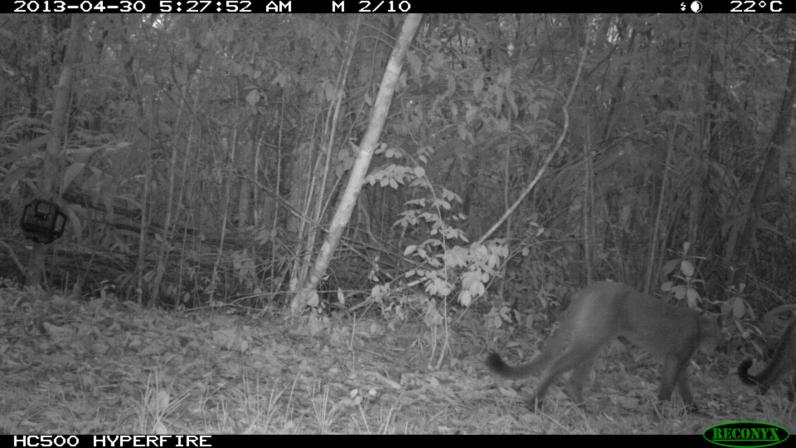
#> input picture data/raw/sample/871352c6-21bc-11ea-a13a-137349068a90.jpg, 796 x 448 px
$ jupyter execute --allow-errors rgb_vis.ipynb   (shell and % lines are left out)
#> lines starting #> are read from the running program, lines starting #| are printed output that depends on the picture
[cell 1]
from PIL import Image, ImageOps
import numpy as np
import matplotlib.pyplot as plt
import cv2

[cell 2]
#input: file names in jpg
#list of class
#list of camera domain
import numpy as np
from PIL import Image
#> (the rest of this cell did not finish here and is left out)

#> (a cell that did not finish here is left out)

#> (a cell that did not finish here is left out)

#> (a cell that did not finish here is left out)

#> (a cell that did not finish here is left out)

#> (a cell that did not finish here is left out)

color distrbution using hist

[cell 8]
# load image
imageObj = cv2.imread("data/raw/sample/8698966c-21bc-11ea-a13a-137349068a90.jpg")
# to avoid grid lines
plt.axis("off")
plt.title("Original Image")
#> (the rest of this cell did not finish here and is left out)

[cell 9]
imageObj = cv2.imread("data/raw/sample/871352c6-21bc-11ea-a13a-137349068a90.jpg")
#> imageObj is the input picture: shape (448, 796, 3); mean B, G, R 87.2, 87.4, 87.2
# to avoid grid lines
plt.axis("off")
plt.title("Original Image")
plt.imshow(cv2.cvtColor(imageObj, cv2.COLOR_BGR2RGB))
plt.show()

# Get RGB data from image
blue_color = cv2.calcHist([imageObj], [0], None, [256], [0, 256])
#> blue_color = 256 values, max 12192 at index 0, min 8 at index 207, mean 1393
red_color = cv2.calcHist([imageObj], [1], None, [256], [0, 256])
#> red_color = 256 values, max 11475 at index 0, min 8 at index 207, mean 1393
green_color = cv2.calcHist([imageObj], [2], None, [256], [0, 256])
#> green_color = 256 values, max 12123 at index 0, min 8 at index 207, mean 1393

# Separate Histograms for each color
plt.subplot(3, 1, 1)
plt.title("histogram of Blue")
plt.hist(blue_color, color="blue")

plt.subplot(3, 1, 2)
plt.title("histogram of Green")
plt.hist(green_color, color="green")

plt.subplot(3, 1, 3)
plt.title("histogram of Red")
plt.hist(red_color, color="red")

# for clear view
plt.tight_layout()
plt.show()
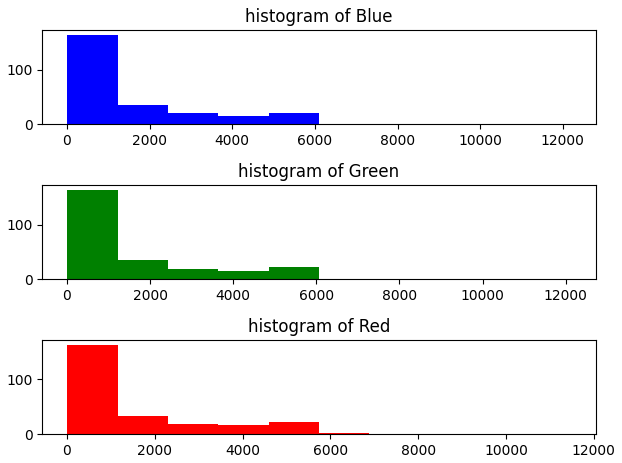
#> figure drawn by matplotlib, 3 panels; panel 1: tallest bar 164 high, from x = 8 to 1226.4; panel 2: tallest bar 164 high, from x = 8 to 1219.5; panel 3: tallest bar 163 high, from x = 8 to 1154.7

# combined histogram
plt.title("Histogram of all RGB Colors")
plt.hist(blue_color, color="blue")
plt.hist(green_color, color="green")
plt.hist(red_color, color="red")
plt.show()
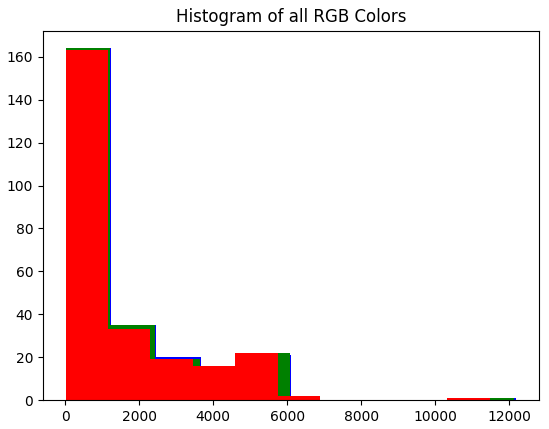
#> figure drawn by matplotlib, 1 panel; tallest bar 164 high, from x = 8 to 1226.4; tallest bar 164 high, from x = 8 to 1219.5; tallest bar 163 high, from x = 8 to 1154.7

$ run again, with data/raw/sample/8825c176-21bc-11ea-a13a-137349068a90.jpg copied over data/raw/sample/871352c6-21bc-11ea-a13a-137349068a90.jpg
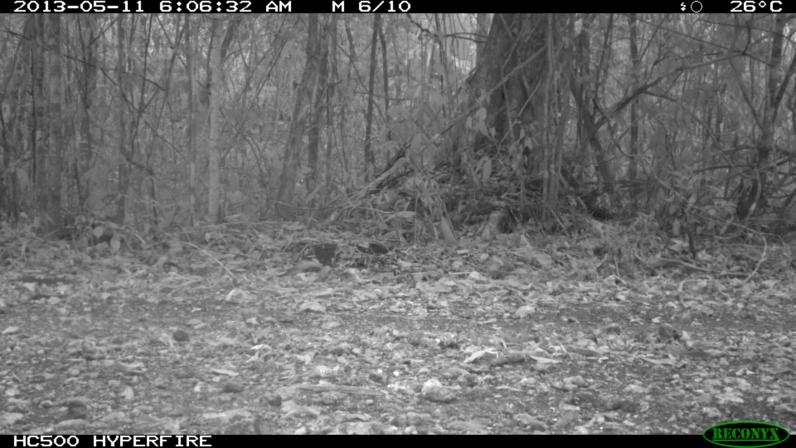
#> input picture data/raw/sample/8825c176-21bc-11ea-a13a-137349068a90.jpg, 796 x 448 px
#> imageObj is the input picture: shape (448, 796, 3); mean B, G, R 110.8, 111, 110.8
#> blue_color = 256 values, max 12169 at index 0, min 24 at index 241, mean 1393
#> red_color = 256 values, max 11440 at index 0, min 24 at index 241, mean 1393
#> green_color = 256 values, max 12089 at index 0, min 24 at index 241, mean 1393
#> `plt.show()`:
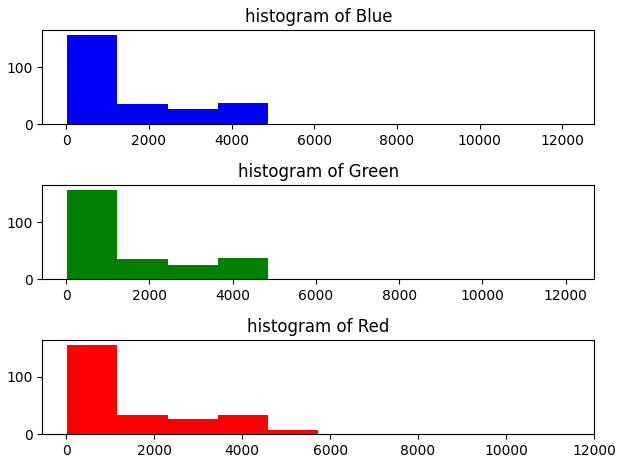
#> figure drawn by matplotlib, 3 panels; panel 1: tallest bar 157 high, from x = 24 to 1238.5; panel 2: tallest bar 157 high, from x = 24 to 1230.5; panel 3: tallest bar 155 high, from x = 24 to 1165.6
#> `plt.show()`:
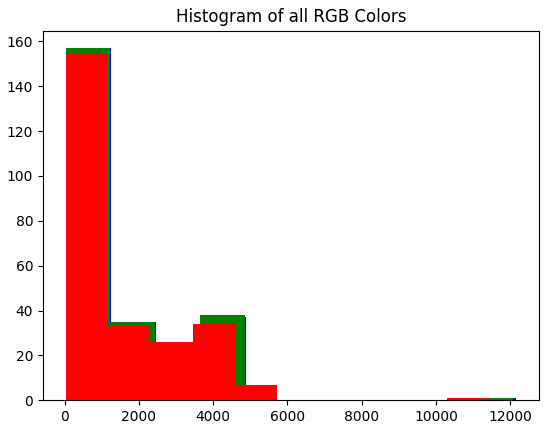
#> figure drawn by matplotlib, 1 panel; tallest bar 157 high, from x = 24 to 1238.5; tallest bar 157 high, from x = 24 to 1230.5; tallest bar 155 high, from x = 24 to 1165.6

$ run again, with data/raw/sample/9021c294-21bc-11ea-a13a-137349068a90.jpg copied over data/raw/sample/871352c6-21bc-11ea-a13a-137349068a90.jpg
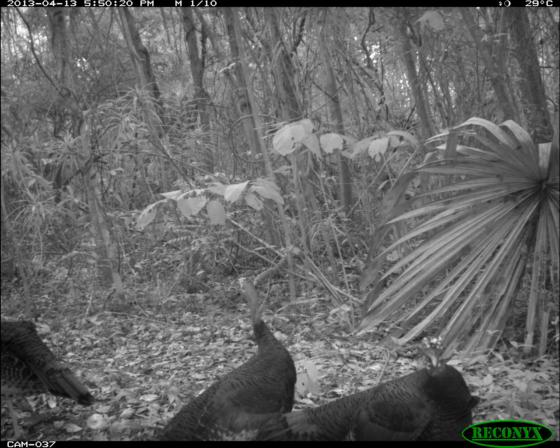
#> input picture data/raw/sample/9021c294-21bc-11ea-a13a-137349068a90.jpg, 560 x 448 px
#> imageObj is the input picture: shape (448, 560, 3); mean B, G, R 101.3, 101.7, 101.3
#> blue_color = 256 values, max 3933 at index 0, min 2 at index 236, mean 980
#> red_color = 256 values, max 3707 at index 107, min 2 at index 236, mean 980
#> green_color = 256 values, max 3966 at index 0, min 2 at index 236, mean 980
#> `plt.show()`:
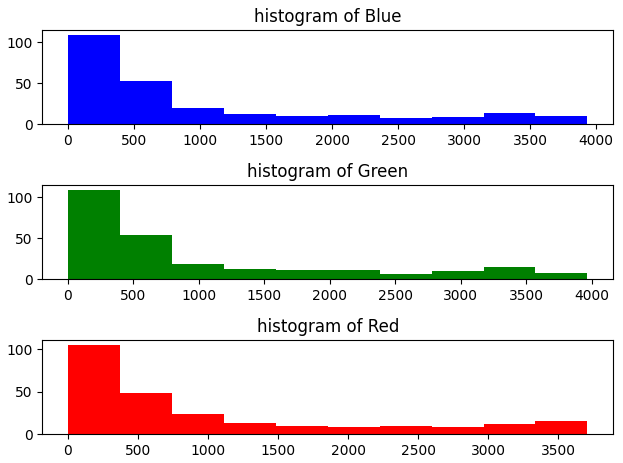
#> figure drawn by matplotlib, 3 panels; panel 1: tallest bar 109 high, from x = 2 to 395.1; panel 2: tallest bar 109 high, from x = 2 to 398.4; panel 3: tallest bar 105 high, from x = 2 to 372.5
#> `plt.show()`:
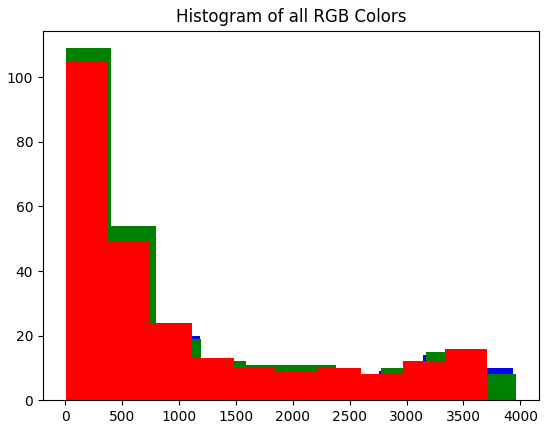
#> figure drawn by matplotlib, 1 panel; tallest bar 109 high, from x = 2 to 395.1; tallest bar 109 high, from x = 2 to 398.4; tallest bar 105 high, from x = 2 to 372.5

$ run again, with data/raw/sample/92378c44-21bc-11ea-a13a-137349068a90.jpg copied over data/raw/sample/871352c6-21bc-11ea-a13a-137349068a90.jpg
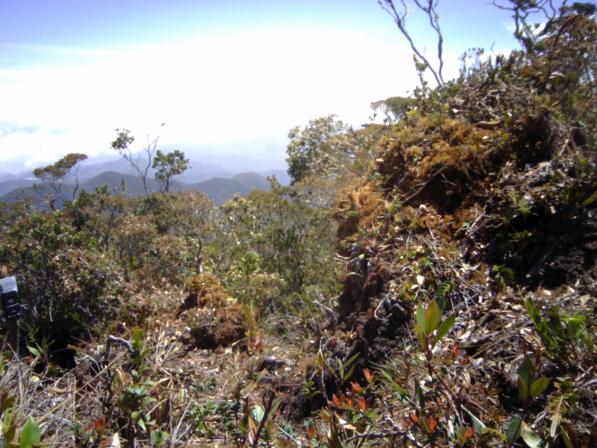
#> input picture data/raw/sample/92378c44-21bc-11ea-a13a-137349068a90.jpg, 597 x 448 px
#> imageObj is the input picture: shape (448, 597, 3); mean B, G, R 117.6, 124.4, 130
#> blue_color = 256 values, max 35468 at index 254, min 94 at index 200, mean 1044.8
#> red_color = 256 values, max 32128 at index 253, min 226 at index 1, mean 1044.8
#> green_color = 256 values, max 31574 at index 255, min 124 at index 0, mean 1044.8
#> `plt.show()`:
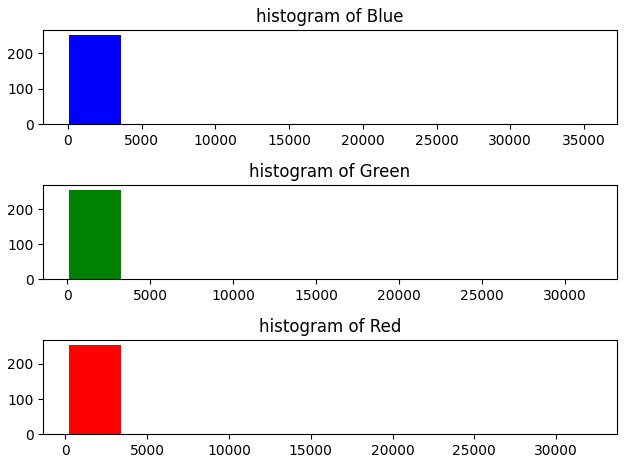
#> figure drawn by matplotlib, 3 panels; panel 1: tallest bar 252 high, from x = 94 to 3631.4; panel 2: tallest bar 255 high, from x = 124 to 3269; panel 3: tallest bar 254 high, from x = 226 to 3416.2
#> `plt.show()`:
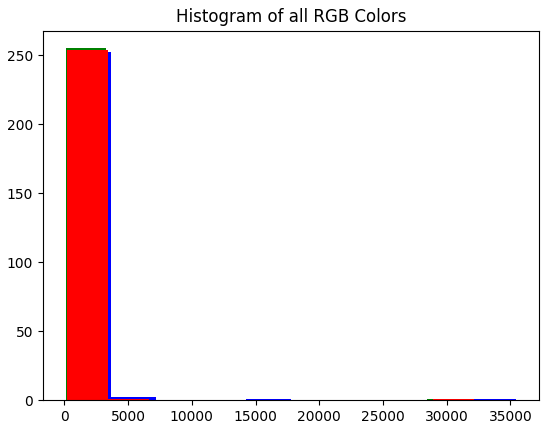
#> figure drawn by matplotlib, 1 panel; tallest bar 252 high, from x = 94 to 3631.4; tallest bar 255 high, from x = 124 to 3269; tallest bar 254 high, from x = 226 to 3416.2
